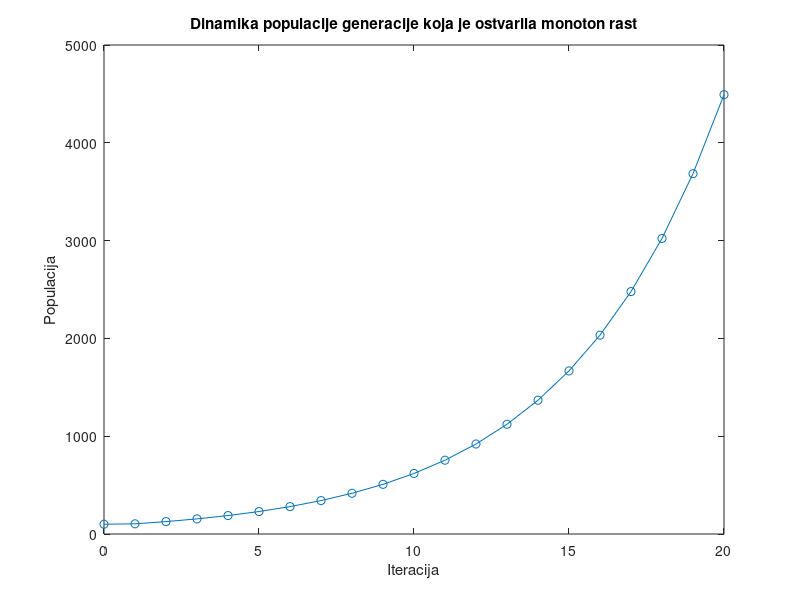

Write the MATLAB code that produced this figure.

format long

gama = 2;     % broj semena koje proizvede biljka
sigma = 0.8;  % procenat semenja koji prezivi zimu od proizvedenih

% naredna dva parametra cemo da stelujemo
alpha = 0.5;    % procenat proklijalih semenja u 1. sezoni od prezivelih(gama*sigma)
beta = 0.4;     % procenat dvogodisnjeg semenja koje je proklijalo u 2. sezoni 

monoton_rast = false; % bool vrednost koja ce nam pokazati da li je vrsta ostvarila monoton rast

n_preth = 0;
n = 100;
n_pocetno=n;

while ~monoton_rast && alpha <= 1
    ima_pad = false;
    for i = 1:20
        n = n * (alpha * gama * sigma) + n_preth * (beta*sigma*sigma*gama * (1 - alpha));

        if i==1
            prirastaj=n-n_pocetno
        else
            prirastaj = n - n_preth;
        end
        n_preth = n;
        disp(['Iteracija broj ', num2str(i), ' n=', num2str(n), ' prirastaj=', num2str(prirastaj)]);
        %disp([' '])
        
        %if prirastaj>0      moze da zameni sledeci if
        if n < n_preth || n < n_pocetno  %zbog prve iteracije petlje
            ima_pad = true;
            break; % Izlazak iz unutrasnje petlje ako vrsta ima pad
        end
    
    end

    if ima_pad==false
        monoton_rast=true;
    end

    if monoton_rast
        disp('Vrsta je ostvarila monoton rast sa alpha = ');
        disp(alpha);
        disp('i beta = ');
        disp(beta);
        break; % Izlazak iz spoljne petlje ako je vrsta ostvarila monoton rast
    end

    % Smanjivanje alpha i resetovanje n i n_preth za sledeu iteraciju
    alpha = alpha + 0.05;
    n = 100;
    n_preth = 0;
    disp([' ']);
end

if ~monoton_rast
    disp('Vrsta nije ostvarila monoton rast za trenutno podeene vrednosti parametara.');
end


%%%%%%%%%%%%%%%%%%%%%%%%%%%%%%%%%% prikaz trazene generacije

if monoton_rast
    n_preth = 0;
    n = 100;
    % Kreiranje tabele sa podacima o populaciji
    data = zeros(21, 2);
    data(1,:) = [1,n];
    for i = 2:21
        n = n * (alpha * gama * sigma) + n_preth * (beta*sigma*sigma*gama * (1 - alpha));

        n_preth = n;

        % Dodavanje podataka u matricu
        data(i, :) = [i, n];
        
    end


    % Plotovanje grafikona populacije
    figure;
    plot(data(:, 1)-1, data(:, 2), '-o');
    title('Dinamika populacije generacije koja je ostvarila monoton rast');
    xlabel('Iteracija');
    ylabel('Populacija');
end

